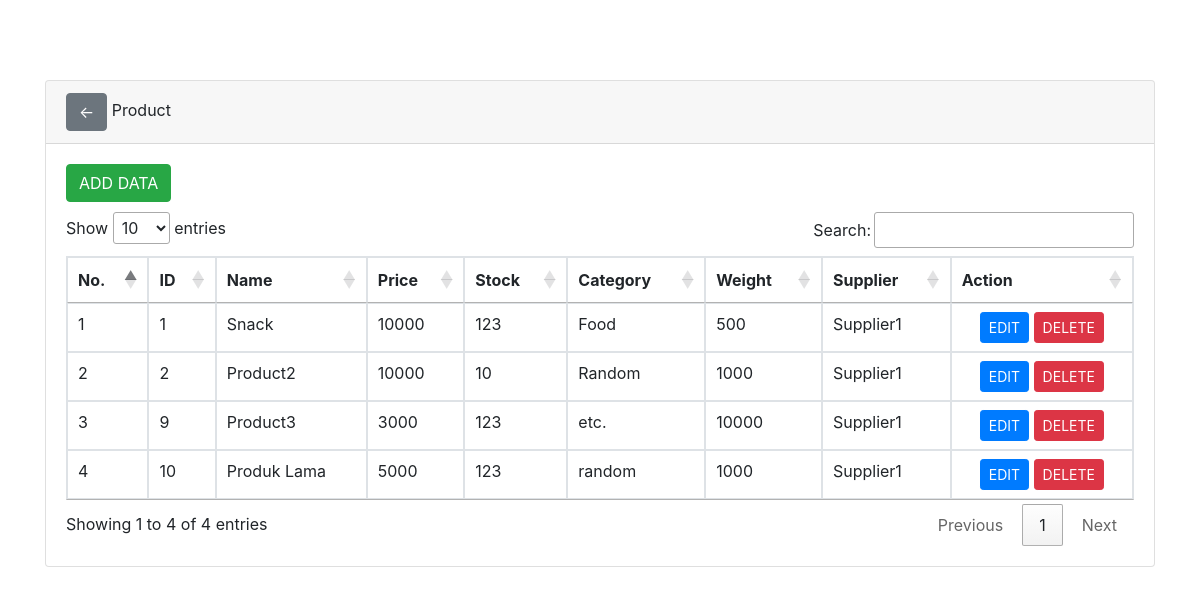
The app's page /product/index.php with its own data.
### tables this page shows
CREATE TABLE `product` (
  `id` int NOT NULL AUTO_INCREMENT,
  `name` varchar(100) NOT NULL,
  `price` int NOT NULL,
  `stock` int DEFAULT NULL,
  `category` varchar(50) DEFAULT NULL,
  `weight` int DEFAULT NULL,
  `id_supp` int DEFAULT NULL,
  PRIMARY KEY (`id`),
  KEY `product_supplier_FK` (`id_supp`),
  CONSTRAINT `product_supplier_FK` FOREIGN KEY (`id_supp`) REFERENCES `supplier` (`id`)
);

CREATE TABLE `supplier` (
  `id` int NOT NULL AUTO_INCREMENT,
  `name` varchar(100) NOT NULL,
  `contact` varchar(100) DEFAULT NULL,
  `address` varchar(100) DEFAULT NULL,
  `email` varchar(100) DEFAULT NULL,
  PRIMARY KEY (`id`)
);

### product/index.php (the view, shortened to what this page needs)
<!doctype html>
<html lang="en">
  <head>
    <link rel="stylesheet" href="https://stackpath.bootstrapcdn.com/bootstrap/4.4.1/css/bootstrap.min.css">
    <link rel="stylesheet" href="//cdn.datatables.net/1.10.20/css/jquery.dataTables.min.css">
  </head>
  <body>
    <div class="container" style="margin-top: 80px">
      <div class="row">
        <div class="col-md-12">
          <div class="card">
            <div class="card-header">
              <a href="../" class="btn btn-secondary">←</a>
              Product
            </div>
            <div class="card-body">
              <a href="input-product.php" class="btn btn-md btn-success" style="margin-bottom: 10px">ADD DATA</a>
              <table class="table table-bordered" id="myTable">
                <thead>
                  <tr>
                    <th scope="col">No.</th>
                    <th scope="col">ID</th>
                    <th scope="col">Name</th>
                    <th scope="col">Price</th>
                    <th scope="col">Stock</th>
                    <th scope="col">Category</th>
                    <th scope="col">Weight</th>
                    <th scope="col">Supplier</th>
                    <th scope="col">Action</th>
                  </tr>
                </thead>
                <tbody>
                  <?php
                      include('../config.php');
                      $no = 1;
                      $query = mysqli_query($connection,"SELECT * FROM product");
                      while($row = mysqli_fetch_array($query)){
                  ?>
                  <tr>
                      <td><?php echo $no++ ?></td>
                      <td><?php echo $row['id'] ?></td>
                      <td><?php echo $row['name'] ?></td>
                      <td><?php echo $row['price'] ?></td>
                      <td><?php echo $row['stock'] ?></td>
                      <td><?php echo $row['category'] ?></td>
                      <td><?php echo $row['weight'] ?></td>
                      <td>
                        <?php
                          $id_supp = $row['id_supp'];
                          $querySup = mysqli_query($connection, "SELECT name FROM supplier WHERE id = $id_supp");
                          if ($querySup) {
                              $supplierRow = mysqli_fetch_assoc($querySup);
                              echo $supplierRow['name'];
                          }
                        ?>
                      </td>
                      <td class="text-center">
                        <a href="edit-product.php?id=<?php echo $row['id'] ?>" class="btn btn-sm btn-primary">EDIT</a>
                        <a href="delete-product.php?id=<?php echo $row['id'] ?>" class="btn btn-sm btn-danger">DELETE</a>
                      </td>
                  </tr>
                <?php } ?>
                </tbody>
              </table>
            </div>
          </div>
      </div>
    </div>
  </body>
</html>

### records on screen
product: id "1", name "Snack", price "10000", stock "123", category "Food", weight "500", id_supp.name "Supplier1"
product: id "2", name "Product2", price "10000", stock "10", category "Random", weight "1000", id_supp.name "Supplier1"
product: id "9", name "Product3", price "3000", stock "123", category "etc.", weight "10000", id_supp.name "Supplier1"
product: id "10", name "Produk Lama", price "5000", stock "123", category "random", weight "1000", id_supp.name "Supplier1"
